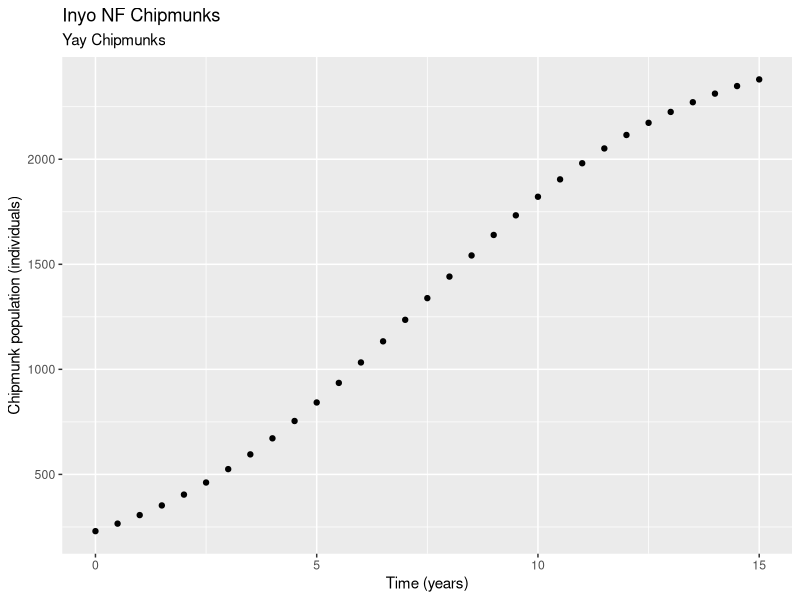

The R source for this figure:
## ---- chunk 1
knitr::opts_chunk$set(echo = TRUE)

library(tidyverse)


## ---- chunk 2
# Examples of logarithms

log(4) 

exp(5)

#A test of log()

log(exp(1))

## ---- chunk 3
# A Sequence from 1 to 20, by 1

ex_1 <- seq(from = 1, to = 20, by = 1)

# vector from 0 to 40 by increments of 0.2
ex_2 <- seq(from = 0, to = 40, by = 0.2)

# vector from 1 to 5000 by increments of 10

## ---- chunk 4
pop_logistic <- function(capacity, init_pop, rate, time_yr) { 
  
 capacity/ (1 + ((capacity - init_pop)/ init_pop) * exp(-rate * time_yr))
  
}


## ---- chunk 5
# create a vector of times from 0 to 20 by increments of 0.5

time_vec <- seq(from = 0, to = 15, by = 0.5)
  
  
## ---- chunk 6

chipmunk_pop <- pop_logistic(capacity = 2580,init_pop = 230, rate = 0.32, time_yr = time_vec)

## ---- chunk 7

chipmunk_df <- data.frame(time_vec, chipmunk_pop)

chipmunk_df

## ---- chunk 8

ggplot(data = chipmunk_df, aes(x = time_vec, y = chipmunk_pop)) + 
  geom_point() +
  labs(x = "Time (years)", 
       y = "Chipmunk population (individuals)",
       title = "Inyo NF Chipmunks",
       subtitle = "Yay Chipmunks")


